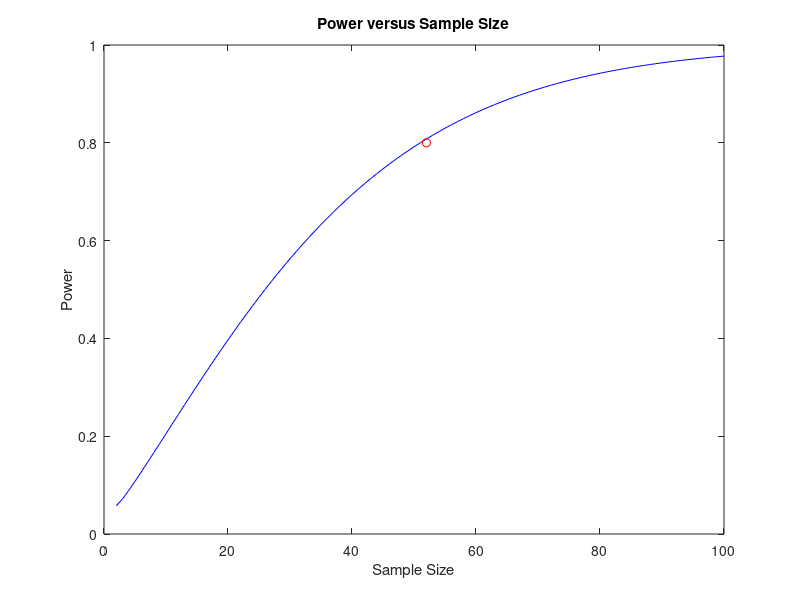
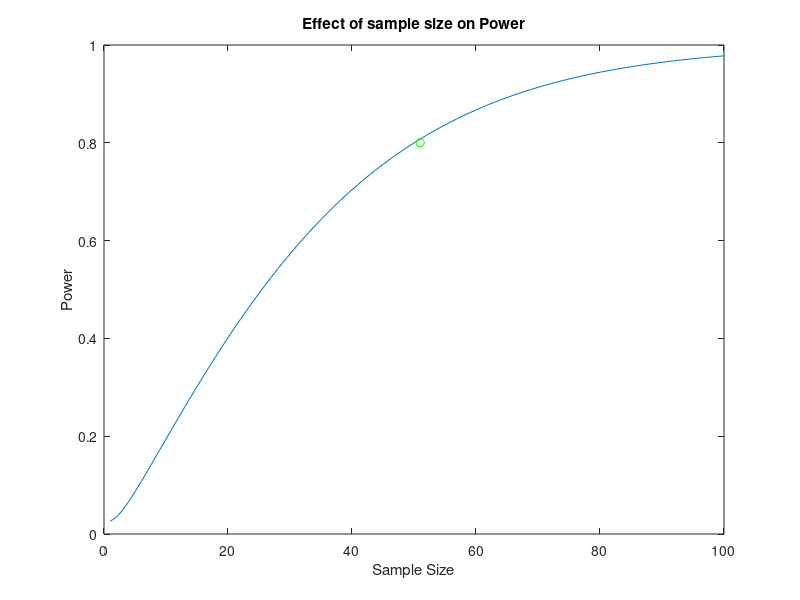

Source code (MATLAB) for these figures, in order:
%% Others: Power Analysis
%
% * Power Analysis I: <https://youtu.be/GOqRaQ5d2VI Basic Concept>
% * Power Analysis II: <https://youtu.be/fRm2dEWSJrk Example>
% * MATLAB: <http://www.mathworks.com/help/stats/sampsizepwr.html sampsizepwr>
% 
%  * Zihan Chen
%  * 2015-03-29

%% Power Analysis (T-Test) MATLAB
% * Based on MATLAB doc: 
%   * http://www.mathworks.com/help/stats/sampsizepwr.html

clc; clear; close all;

% data 
mu = 100;   % H0 mu = 100 ml
sigma = 5;    % H0 std = 5 ml
muHa = 102;  % Ha mu = 102 ml

% Required Sample Size
p0 = [mu sigma];
p1 = muHa;
nout = sampsizepwr('t', p0, p1, 0.80);

% Power v.s. Sample Size
nn = 1:100;
pwrout = sampsizepwr('t',p0, p1, [], nn);

disp(['nout = ', num2str(nout)]);
figure;
plot(nn,pwrout,'b-',nout,0.8,'ro')
title('Power versus Sample Size')
xlabel('Sample Size')
ylabel('Power')


%% Power Analysis (T-Test) MATLAB
% Based on Power Analysis Example
% https://youtu.be/fRm2dEWSJrk

clc; 
alpha = 0.05;
power = zeros(1,100);
for dof = 1:100;
    tc = tinv(1-alpha/2, dof);  % t critical
    xc = tc * (sigma/sqrt(dof+1)) + mu;
    
    beta = tcdf((xc - muHa) / (sigma/sqrt(dof+1)), dof);
    power(dof) = 1 - beta;
end

% nout 
noutm = find(power>0.8,1);
disp(['nout = ', num2str(nout)]);

% plot
dof = 1:100;
figure; plot(dof, power, noutm,0.8,'go');
xlabel('Sample Size'); ylabel('Power');
title('Effect of sample size on Power', 'FontWeight', 'bold');










